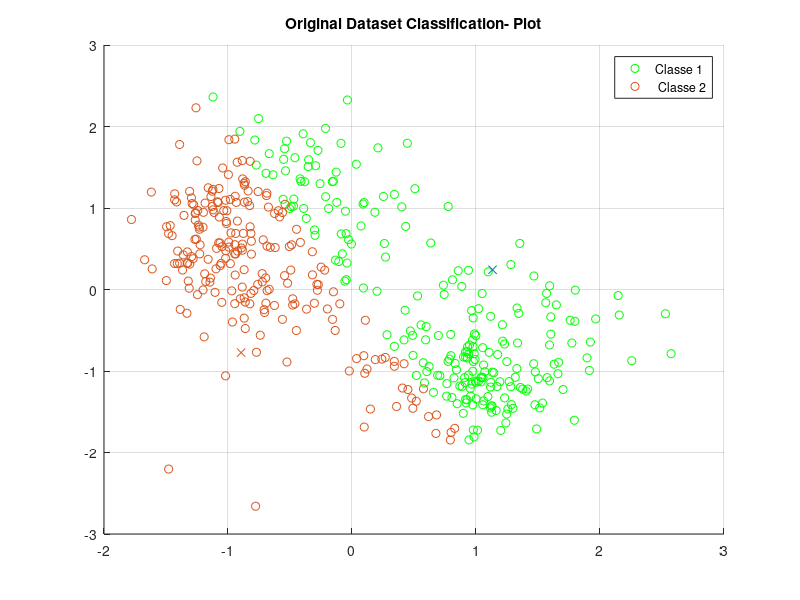

Here is the MATLAB script that generated this plot: (Note: this script raises an error after producing the figure.)
%%%Clear console, variables and close all windows%%%
clc;
clear ;
close all;

%%% Carregar dados e inicializacao das variaveis %%%
data= load('formantdata.mat');
x0 = data.D;
y0 = data.L;
x1 = [];
x2 = [];
mu1 = [randn randn];
mu2 = [randn randn];
epsilon = 0.001;
max = 10;
J_old = 100000;
J = zeros(max,1);

%%% Definir o laco principal que pode ser executado um numero maximo de vezes %%%

for j=1:max
  m = size(x0); m = m(1);
  class1 = [];
  class2 = [];
  %%% Calcular as distancia com base nos valores dos centros e efetuar a classificacao %%% 
  for i=1:m
    dist1 = (x0(i,1) - mu1(1))^2 + (x0(i,2) - mu1(2))^2;
    dist2 = (x0(i,1) - mu2(1))^2 + (x0(i,2) - mu2(2))^2;
    if dist1 < dist2
      class1 = [class1; x0(i,:)];
    else
      class2 = [class2; x0(i,:)];
    end
  end
  
  %%% Plot de dispersao dos dados para o passo j %%% 

  figure(j)
  clf;
  scatter (class1(:,1), class1(:,2), "g");
  hold on;
  scatter (class2(:,1), class2(:,2), "black");
  %%% Demarcacao dos centros de cada cluster com -x %%% 
  plot(mu1(1),mu1(2),'-x');
  plot(mu2(1),mu2(2),'-x');
  hold off;
  grid on;
  legend ("Classe 1"," Classe 2 ");
  title ("Original Dataset Classification- Plot");
  %%% Calcular a distorcao total dos dados %%% 
  J_new = distortion(mu1, mu2, class1, class2);
  mu1 = mean(class1);
  mu2 = mean(class2);
  J(j) = J_new;
  %%% Verificar se o criterio de parada e atendido %%% 
  if (1-J_new/J_old) < epsilon
    break;
  else
    J_old = J_new;
  end
end

%%% Plot da distorcao ao longo dos passos de treinamento %%% 

figure(11)
clf;
plot(linspace(1,10,10), J);
axis([1 max  0 1000]);
grid on;
title ("Distortion through Steps");